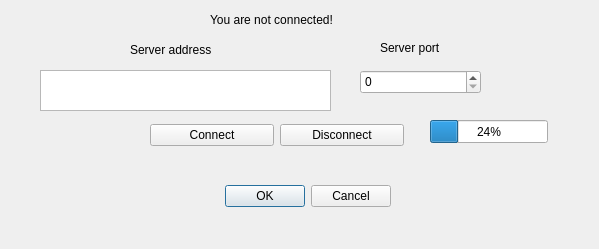
<?xml version="1.0" encoding="UTF-8"?>
<ui version="4.0">
 <class>ConnectionDialog</class>
 <widget class="QDialog" name="ConnectionDialog">
  <property name="geometry">
   <rect>
    <x>0</x>
    <y>0</y>
    <width>599</width>
    <height>249</height>
   </rect>
  </property>
  <property name="windowTitle">
   <string>Dialog</string>
  </property>
  <widget class="QDialogButtonBox" name="buttonBox">
   <property name="geometry">
    <rect>
     <x>50</x>
     <y>180</y>
     <width>341</width>
     <height>32</height>
    </rect>
   </property>
   <property name="orientation">
    <enum>Qt::Horizontal</enum>
   </property>
   <property name="standardButtons">
    <set>QDialogButtonBox::Cancel|QDialogButtonBox::Ok</set>
   </property>
  </widget>
  <widget class="QLabel" name="label">
   <property name="geometry">
    <rect>
     <x>130</x>
     <y>40</y>
     <width>91</width>
     <height>20</height>
    </rect>
   </property>
   <property name="text">
    <string>Server address</string>
   </property>
  </widget>
  <widget class="QPlainTextEdit" name="serverAddressText">
   <property name="geometry">
    <rect>
     <x>40</x>
     <y>70</y>
     <width>291</width>
     <height>41</height>
    </rect>
   </property>
   <property name="lineWrapMode">
    <enum>QPlainTextEdit::NoWrap</enum>
   </property>
  </widget>
  <widget class="QWidget" name="horizontalLayoutWidget">
   <property name="geometry">
    <rect>
     <x>150</x>
     <y>120</y>
     <width>254</width>
     <height>31</height>
    </rect>
   </property>
   <layout class="QHBoxLayout" name="horizontalLayout">
    <item>
     <widget class="QPushButton" name="connectButton">
      <property name="text">
       <string>Connect</string>
      </property>
     </widget>
    </item>
    <item>
     <widget class="QPushButton" name="disconnectButton">
      <property name="text">
       <string>Disconnect</string>
      </property>
     </widget>
    </item>
   </layout>
  </widget>
  <widget class="QLabel" name="connectionStatus">
   <property name="geometry">
    <rect>
     <x>210</x>
     <y>10</y>
     <width>171</width>
     <height>20</height>
    </rect>
   </property>
   <property name="text">
    <string>You are not connected!</string>
   </property>
  </widget>
  <widget class="QLabel" name="label_2">
   <property name="geometry">
    <rect>
     <x>380</x>
     <y>40</y>
     <width>71</width>
     <height>16</height>
    </rect>
   </property>
   <property name="text">
    <string>Server port</string>
   </property>
  </widget>
  <widget class="QSpinBox" name="serverPortBox">
   <property name="geometry">
    <rect>
     <x>360</x>
     <y>70</y>
     <width>121</width>
     <height>24</height>
    </rect>
   </property>
   <property name="maximum">
    <number>99999</number>
   </property>
  </widget>
  <widget class="QProgressBar" name="connectionProgress">
   <property name="geometry">
    <rect>
     <x>430</x>
     <y>120</y>
     <width>118</width>
     <height>23</height>
    </rect>
   </property>
   <property name="value">
    <number>24</number>
   </property>
  </widget>
 </widget>
 <resources/>
 <connections>
  <connection>
   <sender>buttonBox</sender>
   <signal>accepted()</signal>
   <receiver>ConnectionDialog</receiver>
   <slot>accept()</slot>
   <hints>
    <hint type="sourcelabel">
     <x>248</x>
     <y>254</y>
    </hint>
    <hint type="destinationlabel">
     <x>157</x>
     <y>274</y>
    </hint>
   </hints>
  </connection>
  <connection>
   <sender>buttonBox</sender>
   <signal>rejected()</signal>
   <receiver>ConnectionDialog</receiver>
   <slot>reject()</slot>
   <hints>
    <hint type="sourcelabel">
     <x>316</x>
     <y>260</y>
    </hint>
    <hint type="destinationlabel">
     <x>286</x>
     <y>274</y>
    </hint>
   </hints>
  </connection>
 </connections>
</ui>
